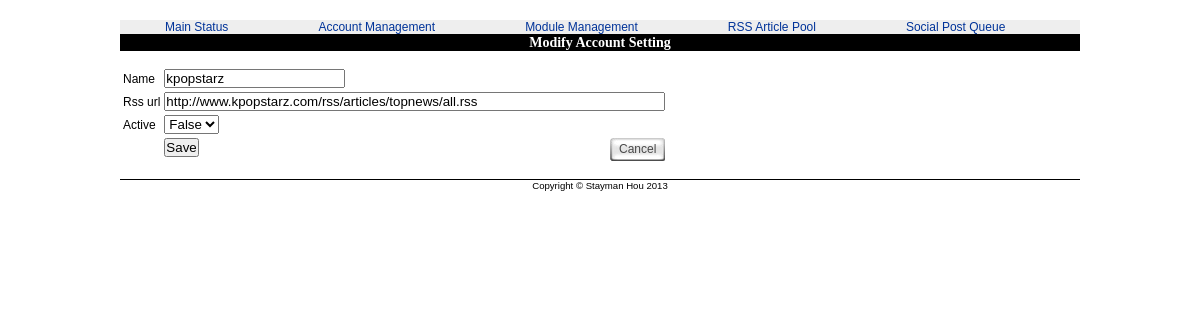
/SocialManagerPhpAdmin/public_files/Account.php?method=get&pk=1, run on the app's committed database.
### tables this page shows
CREATE TABLE account (
	PK INT NOT NULL AUTO_INCREMENT PRIMARY KEY,
	NAME VARCHAR(20) NOT NULL,
	RSS_URL VARCHAR(256) NOT NULL,
	ACTIVE BOOLEAN DEFAULT 0,
	LAST_UPDATE DATETIME,
    DELETED BOOLEAN DEFAULT 0
);

### SocialManagerPhpAdmin/model/Account.php (called while the page is built, shortened)
<?php
class Account
{
    private $PK;
    private $fields;
    public function __construct()
    {
        $this->PK = null;
        $this->fields = array('NAME' => null,
                              'RSS_URL' => null,
                              'ACTIVE' => false,
                              'LAST_UPDATE' => null,
                              'DELETED' => false);
    }
    public function __get($field)
    {
        if ($field == 'PK')
        {
            return $this->PK;
        }
        else
        {
            return $this->fields[$field];
        }
    }
    public function __set($field, $value)
    {
        if (array_key_exists($field, $this->fields))
        {
            $this->fields[$field] = $value;
        }
    }
    public static function getByPK($PK)
    {
        $acc = new Account();
        $query = sprintf("SELECT `NAME`, `RSS_URL`, `ACTIVE`, `LAST_UPDATE`, `DELETED` FROM `account` WHERE `PK` = %d",$PK);
        $result = mysql_query($query, $GLOBALS['DB']);
        if (mysql_num_rows($result))
        {
            $row = mysql_fetch_assoc($result);
            $acc->NAME = $row['NAME'];
            $acc->RSS_URL = $row['RSS_URL'];
            $acc->ACTIVE = $row['ACTIVE'];
            $acc->LAST_UPDATE = $row['LAST_UPDATE'];
            $acc->DELETED = $row['DELETED'];
            $acc->PK = $PK;
        }
        return $acc;
    }
}
?>

### SocialManagerPhpAdmin/view/template-Account.php (the view, shortened to what this page needs)
<form method="post"
 action="Account.php?method=save">
 <table>
  <tr>
   <td><label for="NAME">Name</label></td>
   <td><input type="text" name="NAME" id="NAME"
    value="<?php echo $acc->NAME;?>"/></td>
  </tr>
  <tr>
   <td><label for="RSS_URL">Rss url</label></td>
   <td><input type="text" name="RSS_URL" id="RSS_URL"
    value="<?php echo $acc->RSS_URL;?>" size="60"/></td>
  </tr>
  <tr>
   <td><label for="ACTIVE">Active</label></td>
   <td>
    <select name="ACTIVE" id="ACTIVE">
     <option value="0" <?php if ($acc->ACTIVE=="0") {echo 'selected="selected"';}?>>False</option>
    </select>
   </td>
  </tr>
  <tr>
   <td> </td>
   <td>
    <input type="submit" style="float: left;" value="Save" onclick="return myconfirm('Are you sure you want to save it?');"/>
    <div class="abuttonwrapper" style="float: right; width: auto;"><a class="abutton" href="accmng.php" onclick="return myconfirm('Are you sure you want to cancel it?');"><span>Cancel</span></a></div>
   </td>
   <td><input type="hidden" name="submitted" value="1"/></td>
   <td><input type="hidden" name="PK" value="<?php echo $acc->PK;?>"/></td>
  </tr>
 </table>
</form>

### SocialManagerPhpAdmin/public_files/css/styles.css (style rules this page uses)
body { margin:0; padding:0; font-family:Arial, Helvetica, sans-serif; font-size:12px; }
a { color:#000; text-decoration:none; cursor:pointer; }
input, select { margin:0; padding:0; font-size:; }
form { margin:0; padding:0; }
body { font-family: Arial, Sans, sans-serif; text-align: center; }
a { color: #039; }
table { margin: 5px 0; }
a.abutton { background: transparent url('../media/square-gray-left.gif') no-repeat top left; display: block; float: left; font: normal 12px Arial; line-height: 15px; height: 23px; padding-left: 9px; text-decoration: none; }
a:link.abutton, a:visited.abutton, a:active.abutton { color: #494949; }
a.abutton span { background: transparent url('../media/square-gray-right.gif') no-repeat top right; display: block; padding: 4px 9px 4px 0; }
.abuttonwrapper { overflow: hidden; width: 100%; }

### data on the page
account: NAME "kpopstarz", RSS_URL "http://www.kpopstarz.com/rss/articles/topnews/all.rss", ACTIVE "False"

### other printed values
$GLOBALS['TEMPLATE']['title'] "Modify Account Setting"
